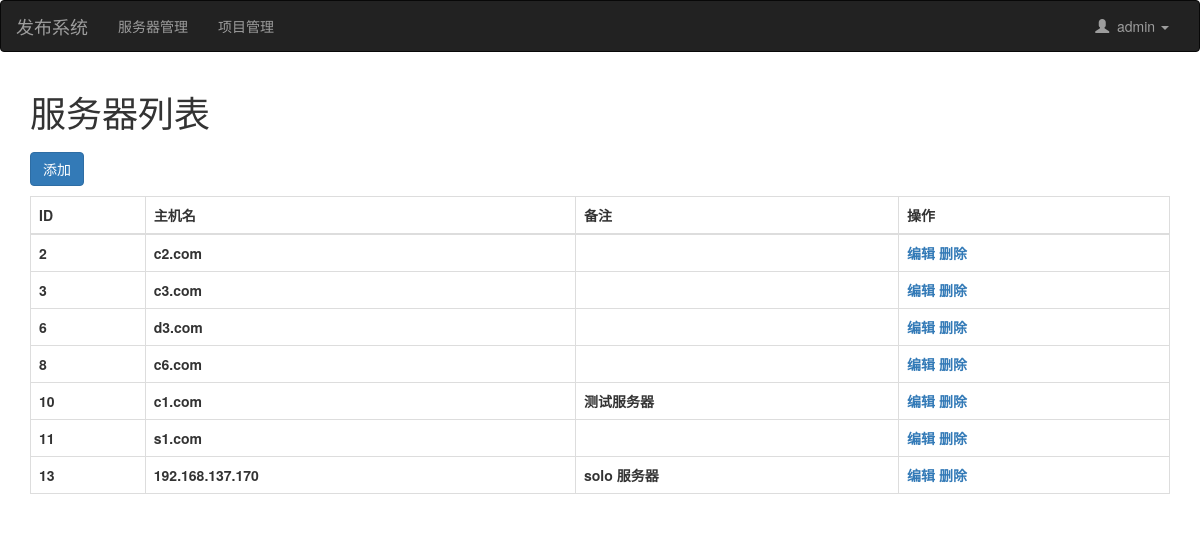
Before: /server/list/ (signed in) with the older database file.
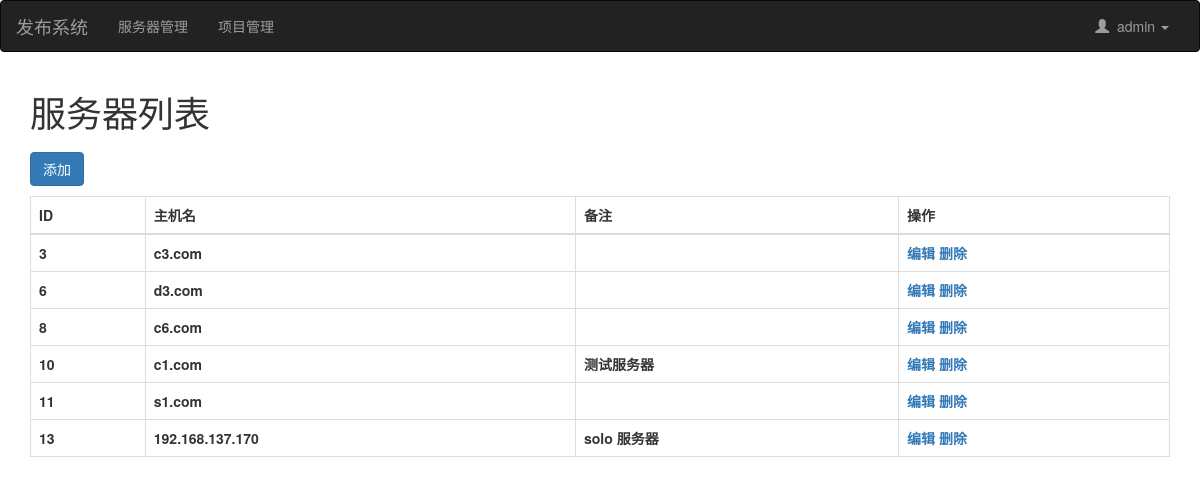
After: the same page with the newer database file.
### web/models.py (models this page shows, shortened)
class Server(models.Model):
    hostname = models.CharField(verbose_name='主机名',max_length=32)
    notices = models.CharField(verbose_name='备注',max_length=32,blank=True,default="")

### web/views/server.py (the view)
# urls.py: path('server/list/',server.server_list,name='server_list'),
@login_required
def server_list(request):
    server_obj = Server.objects.all()
    return render(request,'server_list.html',locals())

### templates/server_list.html (shortened to what this page needs)
{% extends 'layout.html' %}
{% block content %}
    <div class="container">
        <h1>服务器列表</h1>
        <div>
            <a style="margin: 10px 0;" href="{% url 'server_add' %}" class="btn btn-primary">添加</a>
        </div>
        <table class="table table-bordered">
            <thead>
                <th>ID</th>
                <th>主机名</th>
                <th>备注</th>
                <th>操作</th>
            </thead>
            <tbody>
            {% for obj in server_obj %}
                <tr>
                    <th>{{ obj.id }}</th>
                    <th>{{ obj.hostname }}</th>
                    <th>{{ obj.notices }}</th>
                    <th><span><a href="{% url 'server_edit' pk=obj.id %}">编辑</a></span> <span><a onclick="removeRow(this,{{obj.id}});">删除</a></span></th>
                </tr>
            {% endfor %}
            </tbody>
        </table>
    </div>
{% endblock %}

Changed rows visible on the page:
removed Server: id "2", hostname "c2.com"
